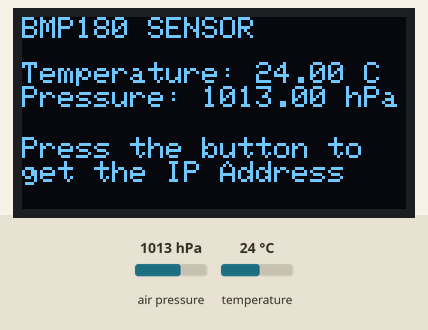
Recording of a program running on a simulated ESP8266 (NodeMCU). Shown: 128×64 one-colour display. The test bench sets the inputs (shaded band); at power-on: air pressure 1013 hPa, temperature 24 °C. WiFi joins after 1.5 s; servers stay silent unless stated; what the program prints to the serial monitor is not drawn.

Above: at 2.7 s.
2.8 s: air pressure set to 952 hPa
At 3.6 s:
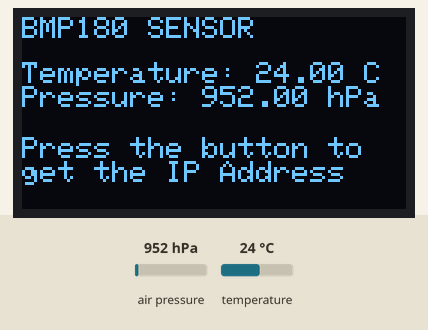
4.4 s: temperature set to 12 °C
At 5.5 s:
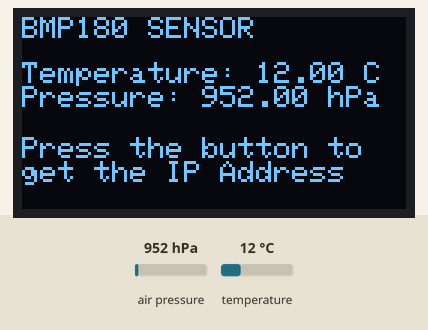
6.0 s: air pressure set to 975 hPa
At 7.3 s:
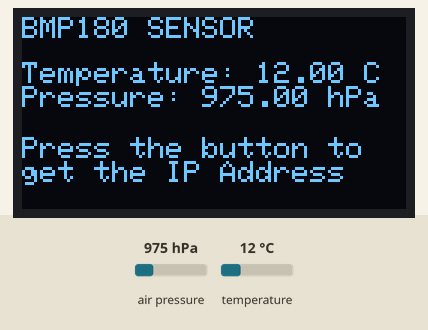
7.7 s: temperature set to 19 °C
Timing chart, 0 to 10.3 s (numbered marks = the images above; inputs shaded):
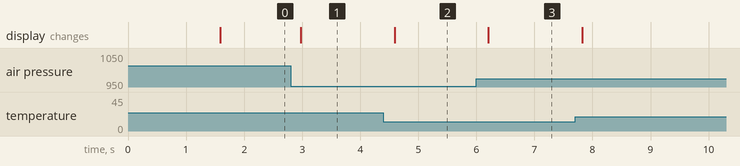

Measured:
- after the input at 2.8 s, the display: changes after 0.17 s (image 1)
- after the input at 4.4 s, the display: changes after 0.19 s (image 2)
- after the input at 6.0 s, the display: changes after 0.21 s (image 3)

The program:

main.cpp
```cpp
#include <Arduino.h>
#include <Wire.h>
#include <Adafruit_BMP085.h>
#include <Adafruit_GFX.h>
#include <Adafruit_SSD1306.h>
#include <ESP8266WiFi.h>
#include <WiFiClient.h>
#include <ESP8266WebServer.h>
#include <ArduinoJson.h>

#define SCREEN_WIDTH 128
#define SCREEN_HEIGHT 64
#define OLED_RESET -1 //reset pin # (or -1 if sharing Arduino reset pin)

void setup();
void loop();
void handleRoot();
void handleData();

Adafruit_SSD1306 display(SCREEN_WIDTH, SCREEN_HEIGHT, &Wire, OLED_RESET); //create a SSD1306 object
Adafruit_BMP085 bmp; //create a BMP180 object

const char *ssid = "YOUR_WIFI_SSID";
const char *password = "YOUR_WIFI_PASSWORD";

ESP8266WebServer server(80); //create a server object

int buttonPin = 0; // On board button pin

float temperature = 0.0; //temperature variable
float pressure = 0.0; //pressure variable

void setup() {
    Serial.begin(115200); //initialize serial communication
    Wire.begin(); //initialize I2C communication
    pinMode(buttonPin, INPUT_PULLUP);

    if (!display.begin(SSD1306_SWITCHCAPVCC, 0x3C)) { //initialize with the I2C addr 0x3C (for the 128x64)
        Serial.println(F("SSD1306 allocation failed"));
        for (;;);
    }
    display.clearDisplay();
    display.setTextSize(1);
    display.setTextColor(WHITE);
    display.setCursor(0, 0);
    display.println("Starting BMP180 Sensor...");
    display.display();

    if (!bmp.begin()) { //initialize BMP180 sensor
        Serial.println("Could not find a valid BMP180 sensor, check wiring!");
        while (1)
            ;
    }

    WiFi.begin(ssid, password); //connect to WiFi
    while (WiFi.status() != WL_CONNECTED) { //wait for connection
        delay(500);
        Serial.print(".");
    }
    Serial.println("");
    Serial.println("WiFi connected");
    Serial.println("IP address: ");
    Serial.println(WiFi.localIP());

    server.on("/", handleRoot);
    server.on("/data", handleData);
    server.begin();
}

void loop() {
    temperature = bmp.readTemperature(); //read temperature
    pressure = bmp.readPressure(); //read pressure

    display.clearDisplay();
    display.setTextSize(1);
    display.setCursor(0, 0);
    display.print("BMP180 SENSOR");
    display.setCursor(0, 15);
    display.print("Temperature: ");
    display.print(temperature);
    display.println(" C");
    display.print("Pressure: ");
    display.print(pressure / 100.0);
    display.println(" hPa");
    display.setCursor(0, 40);
    display.println("Press the button to");
    display.print("get the IP Address");
    display.display(); //display data

    if (digitalRead(buttonPin) == LOW) {
        Serial.println("Button Pressed");
        display.clearDisplay();
        display.setTextSize(1);
        display.setCursor(0, 0);
        display.print("IP: ");
        display.println(WiFi.localIP()); //print IP address
        display.display(); //display data
        delay(500);
    }

    server.handleClient(); //handle client requests
    delay(200);
}

void handleRoot() {
  server.send(200, "text/html", "<!DOCTYPE html><html><head><title>ESP32 BMP180</title></head><body><h1>ESP32 BMP180 Data</h1><p>Temperature: <span id='temp'></span> C</p><p>Pressure: <span id='pressure'></span> hPa</p><script>setInterval(function() { fetch('/data').then(response => response.json()).then(data => { document.getElementById('temp').textContent = data.temperature; document.getElementById('pressure').textContent = (data.pressure / 100).toFixed(2); }); }, 1000);</script></body></html>");
}

void handleData() {
  JsonDocument doc; //use JsonDocument
  doc["temperature"] = temperature; //add data to JsonDocument
  doc["pressure"] = pressure; //add data to JsonDocument
  String json; //create a string to store the JSON data
  serializeJson(doc, json); //serialize the JSON data
  server.send(200, "application/json", json); //send the JSON data
}
```
